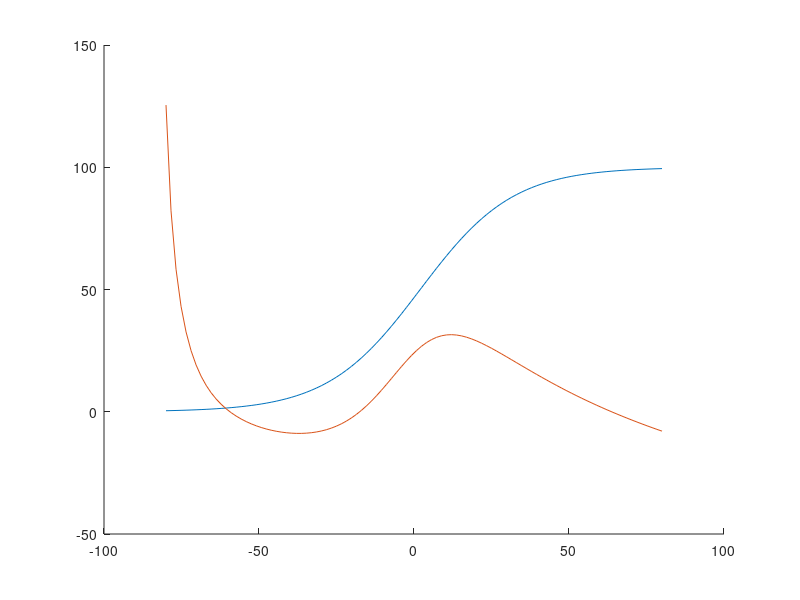

This figure's MATLAB source: (Note: this script raises an error after producing the figure.)


function project
    v = linspace(-80, 80);

    % defining first set of MLE variables
    g_ca = 4.4;
    g_k = 8;
    g_l = 2;
    v_ca = 120;
    v_k = -84;
    v_l = -60;
    phi = 0.02;
    v1 = -1.2;
    v2 = 18;
    v3 = 2;
    v4 = 30;
    v5 = 2;
    v6 = 30;
    c = 20;
    
    
    % plotting null-clines,finding equilibrium points and their nature, quiver plots
    % MLE with first set of variables, i external = 0
    figure(1)
    hold on
        % w null-cline dw/dt = 0, w = f(v)
        w_null_cline = 0.5 * ( 1 + tanh((v-v3)/(v4)) );
        
        % v null cline, dv/dt = 0, w = f(v)
        m_infinity_v = 0.5 * ( 1 + tanh((v-v1)/(v2)) ); 
        denominator_v_null_cline = g_k * (v - v_k);
        numerator_v_null_cline = -g_ca * ( m_infinity_v.* (v-v_ca) ) - g_l * (v-v_l);
        
        v_null_cline = numerator_v_null_cline./denominator_v_null_cline;

        plot(v, 100*w_null_cline)
        plot(v, 100*v_null_cline)

      
        % point of intersection- method  1 - iterating in vectors
        for cnt=1:numel(v)
            s1 = v_null_cline(cnt);
            s2 = w_null_cline(cnt);
            zz = abs(s1-s2);
            if zz <= 0.01
               fprintf("v_eq,w_eq %.3f, %.3f \n", v(cnt), s1)
               v_eq = v(cnt)
               w_eq = s1
            end
        end
        
        % findng point of intersection - method 2 - using sym package of matlab(NR Method)
        F = @(x) [(1/c)*((-g_ca * ( (0.5 * ( 1 + tanh((x(1)-v1)/(v2)) ))*(x(1)-v_ca) )) + (-g_k * ( x(2)*(x(1)-v_k) )) + (-g_l * (x(1) - v_l)));  phi * (0.5 * ( 1 + tanh((x(1)-v3)/(v4)) ) - x(2))/(1/cosh((x(1)-v3)/(2*v4)))];
        starting_pt = [-60; 0.01];
        options = optimoptions('fsolve','Display','iter');
        [x,fval] = fsolve(F,starting_pt,options)
        disp("Equilibrium point for MLE with first set of variables, i external = 0")
        disp(x)
        


        % quiver plots
        [v_quiver,w_quiver] = meshgrid(linspace(-80,80,30), linspace(0,1,30));
        m_infinity_v_quiver = 0.5 * ( 1 + tanh((v_quiver-v1)/(v2)) ); 

        tau_w = 1./cosh((v_quiver-v3)/(2*v4));
        dv_dt = (1/c)*((-g_ca * ( m_infinity_v_quiver.*(v_quiver-v_ca) )) + (-g_k * ( w_quiver.*(v_quiver-v_k) )) + (-g_l * (v_quiver - v_l)));
        dw_dt = phi * (0.5 * ( 1 + tanh((v_quiver-v3)/(v4)) ) - w_quiver)./tau_w;
        quiver(v_quiver,100*w_quiver, dv_dt, 100*dw_dt, 10, 'color',[0 0 0]); % arrow length scaled 2 times for visibility
        
        
        % defining dv/dt and dw/dt again because this time we want expressions not vectors for the jacobian
        % dv/dt and dw_dt are functions of (v_var, w_var)
        syms v_var w_var
        dv_dt2 = (1/c)*((-g_ca * ( (0.5 * ( 1 + tanh((v_var-v1)/(v2)) ))*(v_var-v_ca) )) + (-g_k * ( w_var*(v_var-v_k) )) + (-g_l * (v_var - v_l)));
        dw_dt2 = phi * (0.5 * ( 1 + tanh((v_var-v3)/(v4)) ) - w_var)/(1/cosh((v_var-v3)/(2*v4)));
        
        df1_dv = diff(dv_dt2, v_var);
        df1_dw = diff(dv_dt2, w_var);
        df2_dv = diff(dw_dt2, v_var);
        df2_dw = diff(dw_dt2, w_var);

        % jacobian matrix and their eigen values
        disp("jacobian matrix of MLE Iext=0")
        jacobian = [subs(df1_dv,{v_var,w_var},{v_eq, w_eq}) subs(df1_dw,{v_var,w_var},{v_eq, w_eq}); subs(df2_dv,{v_var,w_var},{v_eq, w_eq}) subs(df2_dw,{v_var,w_var},{v_eq, w_eq})  ];
        disp(double(jacobian));
        disp("Eigen values of MLE I ext=0, should be stable - both eigen values negative")
        eigen_values = double(eig(jacobian)) % we see that eigen values are negative, implying that equilibrium point is a stable point
        
        % running the equation from Equilibrium point, it stays there
        [t,r] = ode15s(@mle_diff_eqn,[0 100],[x(1) x(2)])
        plot(r(:,1),100*r(:,2));

    hold off
    grid

    
    
    
    
    % plotting for different values of phi
    % MLE Different set of variables for 
    figure(2)
        hold on
        % [t1,r1] = ode15s(@mle_diff_eqn,[0 10000],[x(1)+10 x(2)]) % sub threshold, phi = 0.02
        % plot4 = plot(r1(:,1),r1(:,2))

        
        + 30
        % [t1,r1] = ode15s(@mle_diff_eqn2,[0 10000],[x(1)+10 x(2)]) % sub threshold, phi = 0.04
        % plot5 = plot(r1(:,1),r1(:,2))

        

        % [t1,r1] = ode15s(@mle_diff_eqn3,[0 10000],[x(1)+10 x(2)]) % sub threshold, phi = 0.01
        % plot6 = plot(r1(:,1),r1(:,2))

        [t,r] = ode15s(@mle_diff_eqn3,[0 300],[x(1)+100 x(2)]); % supra threshold, phi = 0.01
        plot1 = plot(r(:,1), r(:,2))

        [t,r] = ode15s(@mle_diff_eqn,[0 300],[x(1)+100 x(2)]); % supra threshold, phi = 0.02
        plot2 = plot(r(:,1), r(:,2))

        [t,r] = ode15s(@mle_diff_eqn2,[0 300],[x(1)+100 x(2)]); % supra threshold, phi = 0.04
        plot3 = plot(r(:,1), r(:,2));

        legend([plot1, plot2, plot3], ["AP phi=0.01", "AP phi=0.02", "AP phi = 0.04"]);
       
        hold off
    grid

    % plotting for different values of V_initial to see sub and supra thresholds
    figure(3)
        hold on
            plots_depoloraization = [];
            labels = [];

            for step_size = 40:1:50
                [t,r] = ode15s(@mle_diff_eqn,[0 300],[x(1)+step_size x(2)]);
                plots_depoloraization = [plots_depoloraization, plot(r(:,1), r(:,2))];
                labels = [labels, strcat("V initial=",string(x(1) + step_size))];
            end
            legend(plots_depoloraization, labels)
        hold off
    grid

    % V max vs V initial
    % The plot shows the presence of threshold voltage, intial value above threshold voltage results in action potential kind behaviour
    figure(4)
        hold on
            v_initial = [];
            v_max = [];
            for step_size = 45:0.01:46
                [t,r] = ode15s(@mle_diff_eqn,[0 300],[x(1)+step_size x(2)]);
                v_initial = [v_initial, x(1)+step_size];
                v_max = [v_max, max(r(:,1))];
            end
        hold off

        plot(v_initial, v_max)
    grid

    % with steady external currents
    figure(5)
        hold on
            [t,r] = ode15s(@mle_diff_eqn,[0 300],[x(1) x(2)]); % equilibrium point, iext = 0
            plot1 = plot(r(:,1), r(:,2)) %nothing happens as we are at the equilibrium point

            [t,r] = ode15s(@mle_diff_eqn_with_i_ext_steady,[0 300],[x(1) x(2)]); % equilibrium point, iext = 86
            plot2 = plot(r(:,1), r(:,2)) % we get a limit cycle, we are starting from a point far from new equilibrium point, so can't predict via linearisation, derivates play the role

            [t,r] = ode15s(@mle_diff_eqn_with_i_ext_steady,[0 500],[-27.9, 0.17]); % non-equilibirum point, iext = 86
            plot3 = plot(r(:,1), r(:,2)) % we get a inward spiral, we are starting a point near new equilbirium point. And jacobian eigen values given complex with real part -ve, which confirms inward spiral

            legend([plot1, plot2, plot3], ["equilibrium pt, iext = 0", "equilibrium point, iext = 86", "non-equilibirum point, iext = 86"]);
        hold off

        
        % Calculations verifying the plots in figure(5)
        % finding - new equilibrium point when i ext = 86, its jacobian, its eigen values
        F = @(x) [(1/c)*((-g_ca * ( (0.5 * ( 1 + tanh((x(1)-v1)/(v2)) ))*(x(1)-v_ca) )) + (-g_k * ( x(2)*(x(1)-v_k) )) + (-g_l * (x(1) - v_l)) + 86);  phi * (0.5 * ( 1 + tanh((x(1)-v3)/(v4)) ) - x(2))/(1/cosh((x(1)-v3)/(2*v4)))];
        starting_pt = [-27; 0.10];
        options = optimoptions('fsolve','Display','iter');
        [x,fval] = fsolve(F,starting_pt,options)
        disp("Equilibrium pt with iext = 86")
        disp(x) % -27.9524, 0.1195
        v_eq3 = x(1)
        w_eq3 = x(2)

        % finding jacobian values
        syms v_var3 w_var3
        dv_dt3 = (1/c)*((-g_ca * ( (0.5 * ( 1 + tanh((v_var3-v1)/(v2)) ))*(v_var3-v_ca) )) + (-g_k * ( w_var3*(v_var3-v_k) )) + (-g_l * (v_var3 - v_l)) + 86);
        dw_dt3 = phi * (0.5 * ( 1 + tanh((v_var3-v3)/(v4)) ) - w_var3)/(1/cosh((v_var3-v3)/(2*v4)));
        
        df1_dv3 = diff(dv_dt3, v_var3);
        df1_dw3 = diff(dv_dt3, w_var3);
        df2_dv3 = diff(dw_dt3, v_var3);
        df2_dw3 = diff(dw_dt3, w_var3);

        % jacobian matrix and their eigen values
        jacobian3 = [subs(df1_dv3,{v_var3,w_var3},{v_eq3, w_eq3}) subs(df1_dw3,{v_var3,w_var3},{v_eq3, w_eq3}); subs(df2_dv3,{v_var3,w_var3},{v_eq3, w_eq3}) subs(df2_dw3,{v_var3,w_var3},{v_eq3, w_eq3})  ];
        disp("eigen values for i ext = 86")
        eigen_values3 = double(eig(jacobian3)) % we see that eigen values are negative, implying that equilibrium point is a stable point
        % eigen values are complex, with real part negative => inward spiral
        % we get that inward spiral when we start near the equilibrium pt -27.9,0.17

    grid

    
    
    % i = 86
    % run backwards in time, find UPO,  null clines
    figure(6)
        hold on
             % plot for null clines with iext = 86
            % w null-cline dw/dt = 0, w = f(v)
            w_null_cline = 0.5 * ( 1 + tanh((v-v3)/(v4)) );
                
            % v null cline, dv/dt = 0, w = f(v)
            m_infinity_v = 0.5 * ( 1 + tanh((v-v1)/(v2)) ); 
            denominator_v_null_cline = g_k * (v - v_k);
            numerator_v_null_cline = -g_ca * ( m_infinity_v.* (v-v_ca) ) - g_l * (v-v_l) + 86;
            
            v_null_cline = numerator_v_null_cline./denominator_v_null_cline;

            
            plot(v, 100*w_null_cline)
            plot(v, 100*v_null_cline)
            
            
            [t,r] = ode15s(@mle_diff_eqn_with_i_ext_steady_backward_time,[0 300],[-27.9 0.17]);
            plot(r(:,1), 100*r(:,2)) 



            [t,r] = ode15s(@mle_diff_eqn_with_i_ext_steady,[0 300],[-37.98 12.60]);
            plot(r(:,1), 100*r(:,2))

            [t,r] = ode15s(@mle_diff_eqn_with_i_ext_steady,[0 300],[-30 0.15]);
            plot(r(:,1), 100*r(:,2))

            xlim([-60 0])
            ylim([0 50])

        hold off
    grid


    % other all i currents comparison
    iext = [80, 86, 90]
    for i=1:3
        disp("for i ext is ")
        F = @(x) [(1/c)*((-g_ca * ( (0.5 * ( 1 + tanh((x(1)-v1)/(v2)) ))*(x(1)-v_ca) )) + (-g_k * ( x(2)*(x(1)-v_k) )) + (-g_l * (x(1) - v_l)) + iext(i));  phi * (0.5 * ( 1 + tanh((x(1)-v3)/(v4)) ) - x(2))/(1/cosh((x(1)-v3)/(2*v4)))];
        starting_pt = [-27; 0.10];
        options = optimoptions('fsolve','Display','iter');
        [x,fval] = fsolve(F,starting_pt,options)
        disp(x) % -27.9524, 0.1195
        v_eq3 = x(1)
        w_eq3 = x(2)

        % finding jacobian values
        syms v_var3 w_var3
        dv_dt3 = (1/c)*((-g_ca * ( (0.5 * ( 1 + tanh((v_var3-v1)/(v2)) ))*(v_var3-v_ca) )) + (-g_k * ( w_var3*(v_var3-v_k) )) + (-g_l * (v_var3 - v_l)) + iext(i));
        dw_dt3 = phi * (0.5 * ( 1 + tanh((v_var3-v3)/(v4)) ) - w_var3)/(1/cosh((v_var3-v3)/(2*v4)));
        
        df1_dv3 = diff(dv_dt3, v_var3);
        df1_dw3 = diff(dv_dt3, w_var3);
        df2_dv3 = diff(dw_dt3, v_var3);
        df2_dw3 = diff(dw_dt3, w_var3);

        % jacobian matrix and their eigen values
        jacobian3 = [subs(df1_dv3,{v_var3,w_var3},{v_eq3, w_eq3}) subs(df1_dw3,{v_var3,w_var3},{v_eq3, w_eq3}); subs(df2_dv3,{v_var3,w_var3},{v_eq3, w_eq3}) subs(df2_dw3,{v_var3,w_var3},{v_eq3, w_eq3})  ];
        eigen_values3 = double(eig(jacobian3)) 
    end

    % frequency of action potential vs current
    figure(10)
        rates_of_ap = [];
        i_ext = [];
        for i=80:100
            i_ext = [i_ext, i];
            [t r] = mle_solution_i_ext_set1(i);
            frequency_of_ap = 1/calculate_ap_time(r,t);
            rates_of_ap = [rates_of_ap, frequency_of_ap];
        end

        plot(i_ext, rates_of_ap);
    grid
    
    
    % To see what happens for equilibirum points as applied current changes
    % calculate equilibrium points from 80 to 100, plot them on (v,w) curve

    % -------------------------------------------------- Different set of MLE variables ------------------------------------------
    g_ca = 4;
    g_k = 8.0;
    g_l = 2;
    v_ca = 120;
    v_k = -84;
    v_l = -60;
    phi = 0.0667;
    v1 = -1.2;
    v2 = 18;
    v3 = 12;
    v4 = 17.4;
    v5 = 12;
    v6 = 17.4;
    c = 20;

    % w null-cline dw/dt = 0, w = f(v)
    w_null_cline = 0.5 * ( 1 + tanh((v-v3)/(v4)) );
        
    % v null cline, dv/dt = 0, w = f(v)
    m_infinity_v = 0.5 * ( 1 + tanh((v-v1)/(v2)) ); 
    denominator_v_null_cline = g_k * (v - v_k);
    numerator_v_null_cline = -g_ca * ( m_infinity_v.* (v-v_ca) ) - g_l * (v-v_l) + 30;
    
    v_null_cline = numerator_v_null_cline./denominator_v_null_cline;

    % MLE 2nd set of variables, I ext = 30 quiver plot and  Null clines 
    figure(7)
        hold on
        plot(v, 100*w_null_cline)
        plot(v, 100*v_null_cline)

        % quiver plots
        [v_quiver,w_quiver] = meshgrid(linspace(-80,80,30), linspace(0,1,30));
        m_infinity_v_quiver = 0.5 * ( 1 + tanh((v_quiver-v1)/(v2)) ); 

        tau_w = 1./cosh((v_quiver-v3)/(2*v4));
        dv_dt = (1/c)*((-g_ca * ( m_infinity_v_quiver.*(v_quiver-v_ca) )) + (-g_k * ( w_quiver.*(v_quiver-v_k) )) + (-g_l * (v_quiver - v_l)) + 30);
        dw_dt = phi * (0.5 * ( 1 + tanh((v_quiver-v3)/(v4)) ) - w_quiver)./tau_w;
        quiver(v_quiver,100*w_quiver, dv_dt, 100*dw_dt, 1, 'color',[0 0 0]); % arrow length scaled 2 times for visibility


        hold off
    grid

    % finding the new equilibrium points
    new_eqs = []
    F = @(x) [(1/c)*((-g_ca * ( (0.5 * ( 1 + tanh((x(1)-v1)/(v2)) ))*(x(1)-v_ca) )) + (-g_k * ( x(2)*(x(1)-v_k) )) + (-g_l * (x(1) - v_l)) + 30);  phi * (0.5 * ( 1 + tanh((x(1)-v3)/(v4)) ) - x(2))/(1/cosh((x(1)-v3)/(2*v4)))];
    starting_pt = [-41; 0.02];
    options = optimoptions('fsolve','Display','iter');
    [x,fval] = fsolve(F,starting_pt,options);
    disp(x);
    new_eqs = [new_eqs, x];

    F = @(x) [(1/c)*((-g_ca * ( (0.5 * ( 1 + tanh((x(1)-v1)/(v2)) ))*(x(1)-v_ca) )) + (-g_k * ( x(2)*(x(1)-v_k) )) + (-g_l * (x(1) - v_l)) + 30);  phi * (0.5 * ( 1 + tanh((x(1)-v3)/(v4)) ) - x(2))/(1/cosh((x(1)-v3)/(2*v4)))];
    starting_pt = [-20; 2];
    options = optimoptions('fsolve','Display','iter');
    [x,fval] = fsolve(F,starting_pt,options);
    disp(x);
    new_eqs = [new_eqs, x];


    F = @(x) [(1/c)*((-g_ca * ( (0.5 * ( 1 + tanh((x(1)-v1)/(v2)) ))*(x(1)-v_ca) )) + (-g_k * ( x(2)*(x(1)-v_k) )) + (-g_l * (x(1) - v_l)) + 30);  phi * (0.5 * ( 1 + tanh((x(1)-v3)/(v4)) ) - x(2))/(1/cosh((x(1)-v3)/(2*v4)))];
    starting_pt = [4; 28];
    options = optimoptions('fsolve','Display','iter');
    [x,fval] = fsolve(F,starting_pt,options);
    disp(x);
    new_eqs = [new_eqs, x];
    
    
    
    disp("new equilibrium pts, new set of MLE, iext = 30")
    disp(new_eqs)
  % characterising the new equilbrium points
  for i=1:3
    disp("for point")
    % finding jacobian values
    syms v_var3 w_var3
    dv_dt3 = (1/c)*((-g_ca * ( (0.5 * ( 1 + tanh((v_var3-v1)/(v2)) ))*(v_var3-v_ca) )) + (-g_k * ( w_var3*(v_var3-v_k) )) + (-g_l * (v_var3 - v_l)) + 30);
    dw_dt3 = phi * (0.5 * ( 1 + tanh((v_var3-v3)/(v4)) ) - w_var3)/(1/cosh((v_var3-v3)/(2*v4)));
    
    df1_dv3 = diff(dv_dt3, v_var3);
    df1_dw3 = diff(dv_dt3, w_var3);
    df2_dv3 = diff(dw_dt3, v_var3);
    df2_dw3 = diff(dw_dt3, w_var3);

    v_eq3 = new_eqs(1,i)
    w_eq3 = new_eqs(2,i)

    % jacobian matrix and their eigen values
    jacobian3 = [subs(df1_dv3,{v_var3,w_var3},{v_eq3, w_eq3}) subs(df1_dw3,{v_var3,w_var3},{v_eq3, w_eq3}); subs(df2_dv3,{v_var3,w_var3},{v_eq3, w_eq3}) subs(df2_dw3,{v_var3,w_var3},{v_eq3, w_eq3})  ];
    eigen_values3 = double(eig(jacobian3)) 
    disp("--------------------------")
end

    % frequency of action potential vs current
    figure(12)
        rates_of_ap = [];
        i_ext = [];
        for i=30:45
            i_ext = [i_ext, i];
            [t r] = mle_solution_i_ext_set2(i);
            frequency_of_ap = 1/calculate_ap_time(r,t);
            rates_of_ap = [rates_of_ap, frequency_of_ap];
        end

        plot(i_ext, rates_of_ap);
    grid


end



function ap_time = calculate_ap_time(r,t)
        rounded_off_voltages = round(r(:,1), 0);
        freq_table_all = tabulate(round(r(:,1), 0));
        
        [s, s1] = size(freq_table_all);
        % just remove the negative, we are calculating from positive
        freq_table = zeros(s,s1);
        for i=1:s
            if freq_table_all(i,1) > 0
                freq_table(i,1) = freq_table_all(i,1) ;
                freq_table(i,2) = freq_table_all(i,2) ;
                freq_table(i,3) = freq_table_all(i,3) ;
            end
        end
        
        % find the max_frequency maximum value
        maximum_frequency = freq_table(1,2);
        voltage_having_max_freq = freq_table(1,1);
        for i=1:s
            if freq_table(i,2) > maximum_frequency
                maximum_frequency = freq_table(i,2);
                voltage_having_max_freq = freq_table(i, 1);
            end
        end
        
        % find all the locations of max-positive_frequency
        locations_of_max_positive_frequency = [];
        [r_rows ,r_cols]= size(rounded_off_voltages);
        for i=1:r_rows
            if rounded_off_voltages(i, 1) == voltage_having_max_freq;
                locations_of_max_positive_frequency = [locations_of_max_positive_frequency, i];
            end
        end 

        % a peak in middle
        [l_row, l_col] = size(locations_of_max_positive_frequency);
        random_point_in_middle = floor(l_col/2);
        peak_in_middle_location = locations_of_max_positive_frequency(1,random_point_in_middle);
        
        
        t0 = t(peak_in_middle_location,1);
        negative_reached = 0;
        for i=peak_in_middle_location+1:r_rows
            if rounded_off_voltages(i,1) > rounded_off_voltages(i-1,1) & negative_reached
                break
            end

            if rounded_off_voltages(i,1) < 0
                negative_reached = 1;
            end
        end

        t1 = t(i,1);
       
        positive_reached = 0;
        for j=i+1:r_rows
            if rounded_off_voltages(j,1) < rounded_off_voltages(j-1) & positive_reached
                break
            end

            if rounded_off_voltages(j,1) > 0
                positive_reached = 1;
            end

        end

        t2 = t(j,1);
        
        ap_time = t2 - t0;

end


function result = mle_diff_eqn(t,r)

    % defining first set of MLE variables
    g_ca = 4.4;
    g_k = 8;
    g_l = 2;
    v_ca = 120;
    v_k = -84;
    v_l = -60;
    phi = 0.02;
    v1 = -1.2;
    v2 = 18;
    v3 = 2;
    v4 = 30;
    v5 = 2;
    v6 = 30;
    c = 20;

    result = zeros(2,1);
    result(1) = (1/c)*((-g_ca * ( (0.5 * ( 1 + tanh((r(1)-v1)/(v2)) ))*(r(1)-v_ca) )) + (-g_k * ( r(2)*(r(1)-v_k) )) + (-g_l * (r(1) - v_l)));
    result(2) = phi * (0.5 * ( 1 + tanh((r(1)-v3)/(v4)) ) - r(2))/(1/cosh((r(1)-v3)/(2*v4)));
end

function result = mle_diff_eqn_with_i_ext_steady(t,r)

    % defining first set of MLE variables
    g_ca = 4.4;
    g_k = 8;
    g_l = 2;
    v_ca = 120;
    v_k = -84;
    v_l = -60;
    phi = 0.02;
    v1 = -1.2;
    v2 = 18;
    v3 = 2;
    v4 = 30;
    v5 = 2;
    v6 = 30;
    c = 20;

    result = zeros(2,1);
    result(1) = (1/c)*((-g_ca * ( (0.5 * ( 1 + tanh((r(1)-v1)/(v2)) ))*(r(1)-v_ca) )) + (-g_k * ( r(2)*(r(1)-v_k) )) + (-g_l * (r(1) - v_l)) + 86);
    result(2) = phi * (0.5 * ( 1 + tanh((r(1)-v3)/(v4)) ) - r(2))/(1/cosh((r(1)-v3)/(2*v4)));
end

function result = mle_diff_eqn_with_i_ext_steady_backward_time(t,r)

    % defining first set of MLE variables
    g_ca = 4.4;
    g_k = 8;
    g_l = 2;
    v_ca = 120;
    v_k = -84;
    v_l = -60;
    phi = 0.02;
    v1 = -1.2;
    v2 = 18;
    v3 = 2;
    v4 = 30;
    v5 = 2;
    v6 = 30;
    c = 20;

    result = zeros(2,1);
    result(1) = (-1/c)*((-g_ca * ( (0.5 * ( 1 + tanh((r(1)-v1)/(v2)) ))*(r(1)-v_ca) )) + (-g_k * ( r(2)*(r(1)-v_k) )) + (-g_l * (r(1) - v_l)) + 86);
    result(2) = -phi * (0.5 * ( 1 + tanh((r(1)-v3)/(v4)) ) - r(2))/(1/cosh((r(1)-v3)/(2*v4)));
end

function [t_vec,r_vec] = mle_solution_i_ext_set1(i_ext)
    
    
    function result = mle_diff_eqn_with_i_ext_steady2(t,r)

        % defining first set of MLE variables
        g_ca = 4.4;
        g_k = 8;
        g_l = 2;
        v_ca = 120;
        v_k = -84;
        v_l = -60;
        phi = 0.02;
        v1 = -1.2;
        v2 = 18;
        v3 = 2;
        v4 = 30;
        v5 = 2;
        v6 = 30;
        c = 20;
    
        result = zeros(2,1);
        result(1) = (1/c)*((-g_ca * ( (0.5 * ( 1 + tanh((r(1)-v1)/(v2)) ))*(r(1)-v_ca) )) + (-g_k * ( r(2)*(r(1)-v_k) )) + (-g_l * (r(1) - v_l)) + i_ext);
        result(2) = phi * (0.5 * ( 1 + tanh((r(1)-v3)/(v4)) ) - r(2))/(1/cosh((r(1)-v3)/(2*v4)));
    end 
    
    [t_vec r_vec] = ode15s(@mle_diff_eqn_with_i_ext_steady2, [0 10000], [-80 0.10]);

end


function result = mle_diff_eqn2(t,r)

    % defining first set of MLE variables, a different phi
    g_ca = 4.4;
    g_k = 8;
    g_l = 2;
    v_ca = 120;
    v_k = -84;
    v_l = -60;
    phi = 0.04;
    v1 = -1.2;
    v2 = 18;
    v3 = 2;
    v4 = 30;
    v5 = 2;
    v6 = 30;
    c = 20;

    result = zeros(2,1);
    result(1) = (1/c)*((-g_ca * ( (0.5 * ( 1 + tanh((r(1)-v1)/(v2)) ))*(r(1)-v_ca) )) + (-g_k * ( r(2)*(r(1)-v_k) )) + (-g_l * (r(1) - v_l)));
    result(2) = phi * (0.5 * ( 1 + tanh((r(1)-v3)/(v4)) ) - r(2))/(1/cosh((r(1)-v3)/(2*v4)));
end

function result = mle_diff_eqn3(t,r)

    % defining first set of MLE variables, a different phi
    g_ca = 4.4;
    g_k = 8;
    g_l = 2;
    v_ca = 120;
    v_k = -84;
    v_l = -60;
    phi = 0.01;
    v1 = -1.2;
    v2 = 18;
    v3 = 2;
    v4 = 30;
    v5 = 2;
    v6 = 30;
    c = 20;

    result = zeros(2,1);
    result(1) = (1/c)*((-g_ca * ( (0.5 * ( 1 + tanh((r(1)-v1)/(v2)) ))*(r(1)-v_ca) )) + (-g_k * ( r(2)*(r(1)-v_k) )) + (-g_l * (r(1) - v_l)));
    result(2) = phi * (0.5 * ( 1 + tanh((r(1)-v3)/(v4)) ) - r(2))/(1/cosh((r(1)-v3)/(2*v4)));
end

function result = mle_diff_eqn_with_i_ext_steady_second_set(t,r)

    % defining second set of MLE variables
    g_ca = 4;
    g_k = 8.0;
    g_l = 2;
    v_ca = 120;
    v_k = -84;
    v_l = -60;
    phi = 0.0667;
    v1 = -1.2;
    v2 = 18;
    v3 = 12;
    v4 = 17.4;
    v5 = 12;
    v6 = 17.4;
    c = 20;

    result = zeros(2,1);
    result(1) = (1/c)*((-g_ca * ( (0.5 * ( 1 + tanh((r(1)-v1)/(v2)) ))*(r(1)-v_ca) )) + (-g_k * ( r(2)*(r(1)-v_k) )) + (-g_l * (r(1) - v_l)) + 30);
    result(2) = phi * (0.5 * ( 1 + tanh((r(1)-v3)/(v4)) ) - r(2))/(1/cosh((r(1)-v3)/(2*v4)));
end


function [t_vec,r_vec] = mle_solution_i_ext_set2(i_ext)
    
    
    function result = mle_diff_eqn_with_i_ext_steady_second_set(t,r)

        % defining second set of MLE variables
        g_ca = 4;
        g_k = 8.0;
        g_l = 2;
        v_ca = 120;
        v_k = -84;
        v_l = -60;
        phi = 0.0667;
        v1 = -1.2;
        v2 = 18;
        v3 = 12;
        v4 = 17.4;
        v5 = 12;
        v6 = 17.4;
        c = 20;
    
        result = zeros(2,1);
        result(1) = (1/c)*((-g_ca * ( (0.5 * ( 1 + tanh((r(1)-v1)/(v2)) ))*(r(1)-v_ca) )) + (-g_k * ( r(2)*(r(1)-v_k) )) + (-g_l * (r(1) - v_l)) + i_ext);
        result(2) = phi * (0.5 * ( 1 + tanh((r(1)-v3)/(v4)) ) - r(2))/(1/cosh((r(1)-v3)/(2*v4)));
    end 
    
    [t_vec r_vec] = ode15s(@mle_diff_eqn_with_i_ext_steady_second_set, [0 10000], [20 0.10]);

end